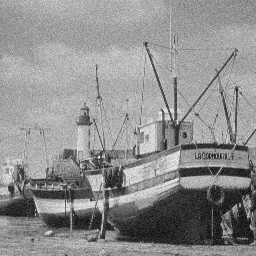
%> input picture Practical 02/boatnoise.jpg, 256 x 256 px
$ octave --eval "edgeExtract;"   (GNU Octave 9; MATLAB toolbox functions it lacks are replaced by stand-ins)
%> lines starting %> are read from the running program, lines starting %| are printed output that depends on the picture; in (x1, y1, x2, y2) boxes, pixels count from 0 and x2, y2 are one past the last pixel; in counts of white or black regions, pixels touching at a corner belong together; the program's own positions count from 1
function edgeExtract()

%Ihor = image horizontal gradient
%Iver = image vertical gradient
% maskIn
% maskOut

boat = imread('boatnoise.jpg');
%> boat is the input picture: size 256x256 uint8; min 0, max 255, mean 142.6

edgeCanny = edge(boat,'canny');
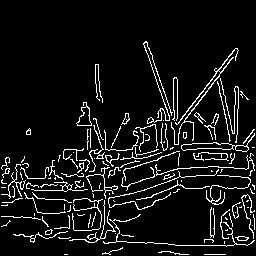
%> edgeCanny: size 256x256 logical; 8% white in thin lines or dots, all inside (x1, y1, x2, y2) = (1, 41, 255, 255)

subplot(2,5,6),imshow(edgeCanny),title('Canny Edge Extraction');

[Gx, Gy] = imgradientxy(boat,'prewitt');
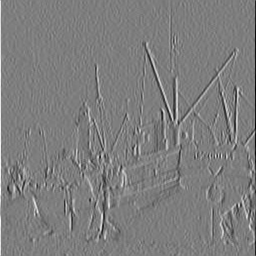
%> Gx: size 256x256 double; min -579, max 591, mean -0.2; drawn with min black and max white
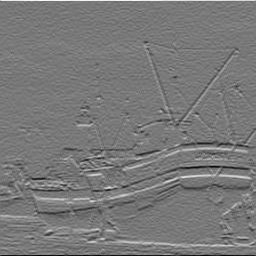
%> Gy: size 256x256 double; min -526, max 581, mean -0.2; drawn with min black and max white


%subplot(2,5,7),imshowpair(Gx,Gy,'montage'),title('Directional Gradients Gx and Gy, Using Sobel Method')
subplot(2,5,7),imshow(Gx),title('Gradients Gx, Prewitt Method');
%> after `imshow(Gx)`:
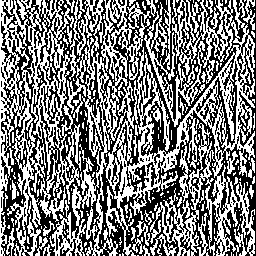
%> displayed picture: size 256x256, on the screen's scale of 0 to 255; 48.7% white in thin lines or dots
subplot(2,5,8),imshow(Gy),title('Gradients Gy, Prewitt Method');
%> after `imshow(Gy)`:
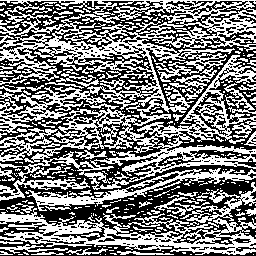
%> displayed picture: size 256x256, on the screen's scale of 0 to 255; 48.7% white in thin lines or dots
end
